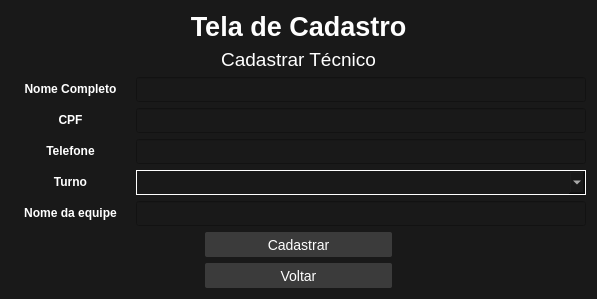
      <widget class="QWidget" name="pg_cadastro_tecnicos">
       <property name="styleSheet">
        <string notr="true">background-color:rgba(25,25,25,255)</string>
       </property>
       <layout class="QVBoxLayout" name="verticalLayout_8">
        <item>
         <widget class="QLabel" name="label_16">
          <property name="font">
           <font>
            <pointsize>20</pointsize>
           </font>
          </property>
          <property name="text">
           <string>&lt;html&gt;&lt;head/&gt;&lt;body&gt;&lt;p&gt;&lt;span style=&quot; font-weight:600; color:#fefefe;&quot;&gt;Tela de Cadastro&lt;/span&gt;&lt;/p&gt;&lt;/body&gt;&lt;/html&gt;</string>
          </property>
          <property name="alignment">
           <set>Qt::AlignCenter</set>
          </property>
          <property name="margin">
           <number>-1</number>
          </property>
          <property name="indent">
           <number>-2</number>
          </property>
         </widget>
        </item>
        <item>
         <widget class="QLabel" name="label_22">
          <property name="font">
           <font>
            <pointsize>11</pointsize>
           </font>
          </property>
          <property name="text">
           <string>&lt;html&gt;&lt;head/&gt;&lt;body&gt;&lt;p&gt;&lt;span style=&quot; font-size:14pt; color:#ffffff;&quot;&gt;Cadastrar Técnico&lt;/span&gt;&lt;/p&gt;&lt;/body&gt;&lt;/html&gt;</string>
          </property>
          <property name="alignment">
           <set>Qt::AlignCenter</set>
          </property>
         </widget>
        </item>
        <item>
         <layout class="QHBoxLayout" name="horizontalLayout_17">
          <item>
           <widget class="QLabel" name="label_20">
            <property name="minimumSize">
             <size>
              <width>119</width>
              <height>0</height>
             </size>
            </property>
            <property name="text">
             <string>&lt;html&gt;&lt;head/&gt;&lt;body&gt;&lt;p&gt;&lt;span style=&quot; font-size:9pt; font-weight:600; color:#ffffff;&quot;&gt;Nome Completo&lt;/span&gt;&lt;/p&gt;&lt;/body&gt;&lt;/html&gt;</string>
            </property>
            <property name="alignment">
             <set>Qt::AlignCenter</set>
            </property>
           </widget>
          </item>
          <item>
           <widget class="QLineEdit" name="txt_nome">
            <property name="minimumSize">
             <size>
              <width>450</width>
              <height>25</height>
             </size>
            </property>
            <property name="styleSheet">
             <string notr="true">color:rgb(255,255,255)</string>
            </property>
            <property name="maxLength">
             <number>40</number>
            </property>
           </widget>
          </item>
         </layout>
        </item>
        <item>
         <layout class="QHBoxLayout" name="horizontalLayout_19">
          <item>
           <widget class="QLabel" name="label_23">
            <property name="minimumSize">
             <size>
              <width>119</width>
              <height>0</height>
             </size>
            </property>
            <property name="text">
             <string>&lt;html&gt;&lt;head/&gt;&lt;body&gt;&lt;p&gt;&lt;span style=&quot; font-size:9pt; font-weight:600; color:#ffffff;&quot;&gt;CPF&lt;/span&gt;&lt;/p&gt;&lt;/body&gt;&lt;/html&gt;</string>
            </property>
            <property name="alignment">
             <set>Qt::AlignCenter</set>
            </property>
           </widget>
          </item>
          <item>
           <widget class="QLineEdit" name="txt_cpf">
            <property name="minimumSize">
             <size>
              <width>450</width>
              <height>25</height>
             </size>
            </property>
            <property name="styleSheet">
             <string notr="true">color:rgb(255,255,255)</string>
            </property>
            <property name="inputMethodHints">
             <set>Qt::ImhPreferNumbers</set>
            </property>
            <property name="maxLength">
             <number>11</number>
            </property>
           </widget>
          </item>
         </layout>
        </item>
        <item>
         <layout class="QHBoxLayout" name="horizontalLayout_23">
          <item>
           <widget class="QLabel" name="label_27">
            <property name="minimumSize">
             <size>
              <width>119</width>
              <height>0</height>
             </size>
            </property>
            <property name="text">
             <string>&lt;html&gt;&lt;head/&gt;&lt;body&gt;&lt;p&gt;&lt;span style=&quot; font-size:9pt; font-weight:600; color:#ffffff;&quot;&gt;Telefone&lt;/span&gt;&lt;/p&gt;&lt;/body&gt;&lt;/html&gt;</string>
            </property>
            <property name="alignment">
             <set>Qt::AlignCenter</set>
            </property>
           </widget>
          </item>
          <item>
           <widget class="QLineEdit" name="txt_telefone">
            <property name="minimumSize">
             <size>
              <width>450</width>
              <height>25</height>
             </size>
            </property>
            <property name="styleSheet">
             <string notr="true">color:rgb(255,255,255)</string>
            </property>
            <property name="inputMethodHints">
             <set>Qt::ImhPreferNumbers</set>
            </property>
            <property name="maxLength">
             <number>9</number>
            </property>
           </widget>
          </item>
         </layout>
        </item>
        <item>
         <layout class="QHBoxLayout" name="horizontalLayout_16">
          <item>
           <widget class="QLabel" name="label_19">
            <property name="minimumSize">
             <size>
              <width>119</width>
              <height>0</height>
             </size>
            </property>
            <property name="text">
             <string>&lt;html&gt;&lt;head/&gt;&lt;body&gt;&lt;p&gt;&lt;span style=&quot; font-size:9pt; font-weight:600; color:#ffffff;&quot;&gt;Turno&lt;/span&gt;&lt;/p&gt;&lt;/body&gt;&lt;/html&gt;</string>
            </property>
            <property name="alignment">
             <set>Qt::AlignCenter</set>
            </property>
           </widget>
          </item>
          <item>
           <widget class="QComboBox" name="txt_turno">
            <property name="minimumSize">
             <size>
              <width>450</width>
              <height>25</height>
             </size>
            </property>
            <property name="styleSheet">
             <string notr="true">color:rgba(255,255,255,1);
border:1px solid white;
background-color:rgba(25, 25, 25, 255);
font-family:Trebuchet MS;
font-size:11px;</string>
            </property>
            <item>
             <property name="text">
              <string/>
             </property>
            </item>
            <item>
             <property name="text">
              <string>Selecione uma opção</string>
             </property>
            </item>
            <item>
             <property name="text">
              <string>Manhã</string>
             </property>
            </item>
            <item>
             <property name="text">
              <string>Tarde</string>
             </property>
            </item>
            <item>
             <property name="text">
              <string>Noite</string>
             </property>
            </item>
           </widget>
          </item>
         </layout>
        </item>
        <item>
         <layout class="QHBoxLayout" name="horizontalLayout_22">
          <item>
           <widget class="QLabel" name="label_26">
            <property name="minimumSize">
             <size>
              <width>119</width>
              <height>0</height>
             </size>
            </property>
            <property name="text">
             <string>&lt;html&gt;&lt;head/&gt;&lt;body&gt;&lt;p&gt;&lt;span style=&quot; font-size:9pt; font-weight:600; color:#ffffff;&quot;&gt;Nome da equipe&lt;/span&gt;&lt;/p&gt;&lt;/body&gt;&lt;/html&gt;</string>
            </property>
            <property name="alignment">
             <set>Qt::AlignCenter</set>
            </property>
           </widget>
          </item>
          <item>
           <widget class="QLineEdit" name="txt_nome_equipe">
            <property name="minimumSize">
             <size>
              <width>450</width>
              <height>25</height>
             </size>
            </property>
            <property name="styleSheet">
             <string notr="true">color:rgb(255,255,255)</string>
            </property>
            <property name="maxLength">
             <number>30</number>
            </property>
           </widget>
          </item>
         </layout>
        </item>
        <item>
         <layout class="QHBoxLayout" name="horizontalLayout_15">
          <item>
           <widget class="QLabel" name="label_17">
            <property name="text">
             <string/>
            </property>
           </widget>
          </item>
          <item>
           <widget class="QPushButton" name="btn_cadastrar_tecnico">
            <property name="minimumSize">
             <size>
              <width>0</width>
              <height>25</height>
             </size>
            </property>
            <property name="styleSheet">
             <string notr="true">QPushButton{
	color:rgb(255, 255, 255);
	border-radius: 2px;
	font-size: 14px;
	background-color:rgba(59,59,59,255);
}

QPushButton:hover{background-color: rgba(77,77,77,255); color:white}</string>
            </property>
            <property name="text">
             <string>Cadastrar</string>
            </property>
           </widget>
          </item>
          <item>
           <widget class="QLabel" name="label_18">
            <property name="text">
             <string/>
            </property>
           </widget>
          </item>
         </layout>
        </item>
        <item>
         <layout class="QHBoxLayout" name="horizontalLayout_18">
          <item>
           <widget class="QLabel" name="label_24">
            <property name="text">
             <string/>
            </property>
           </widget>
          </item>
          <item>
           <widget class="QPushButton" name="btn_voltar_tecnico">
            <property name="minimumSize">
             <size>
              <width>0</width>
              <height>25</height>
             </size>
            </property>
            <property name="styleSheet">
             <string notr="true">QPushButton{
	color:rgb(255, 255, 255);
	border-radius: 2px;
	font-size: 14px;
	background-color:rgba(59,59,59,255);
}

QPushButton:hover{background-color: rgba(77,77,77,255); color:white}
</string>
            </property>
            <property name="text">
             <string>Voltar</string>
            </property>
           </widget>
          </item>
          <item>
           <widget class="QLabel" name="label_25">
            <property name="text">
             <string/>
            </property>
           </widget>
          </item>
         </layout>
        </item>
        <item>
         <layout class="QHBoxLayout" name="horizontalLayout_20"/>
        </item>
       </layout>
      </widget>
